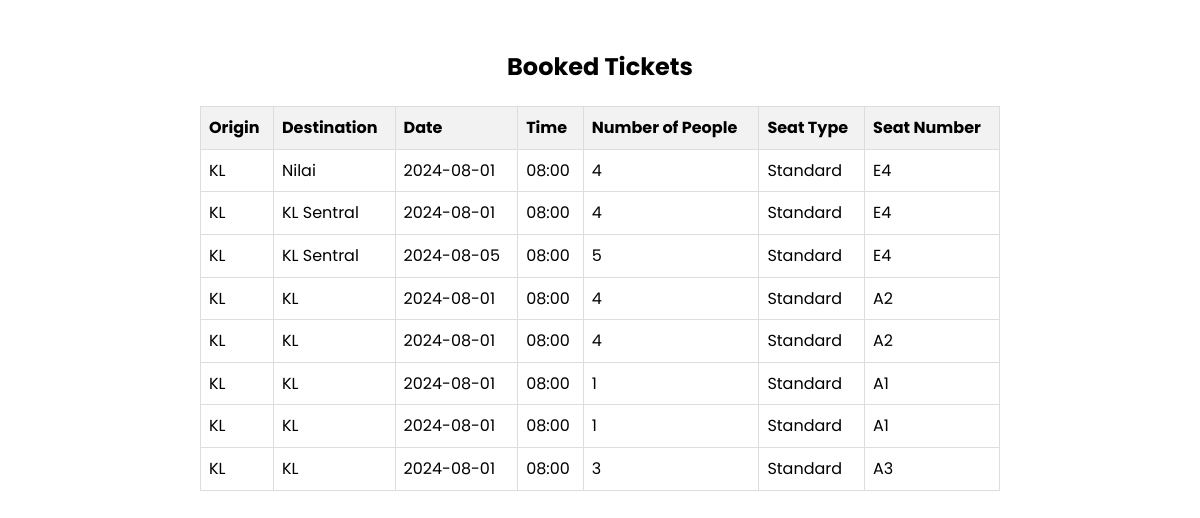
The page /ticket (signed in) on the database its author committed.
### tables this page shows
CREATE TABLE "bookings" (
	"id"	INTEGER,
	"origin"	TEXT NOT NULL,
	"destination"	TEXT NOT NULL,
	"date"	TEXT NOT NULL,
	"time"	TEXT NOT NULL,
	"num_people"	INTEGER NOT NULL,
	"seat_type"	TEXT NOT NULL,
	"seat_number"	TEXT NOT NULL,
	"created_at"	TIMESTAMP DEFAULT CURRENT_TIMESTAMP,
	PRIMARY KEY("id" AUTOINCREMENT)
);

### RailwayGo/auth.py (the view)
@auth.route('/ticket')
@login_required
def ticket():
    db = get_db_connection()
    cur = db.execute('SELECT * FROM bookings')
    bookings = cur.fetchall()
    db.close()
    return render_template('ticket_ktm.html', bookings=bookings)

### RailwayGo/auth.py (called while the page is built)
def login_required(f):
    @wraps(f)
    def decorated_function(*args, **kwargs):
        if 'user_id' not in session:
            flash('Please log in to access this page.', 'error')
            return redirect(url_for('auth.login'))
        return f(*args, **kwargs)
    return decorated_function

def get_db_connection():
    conn = sqlite3.connect('database.db')
    conn.row_factory = sqlite3.Row
    return conn

### RailwayGo/templates/ticket_ktm.html (shortened to what this page needs)
<!DOCTYPE html>
<html lang="en">
<head>
</head>
<body>
<div class="container">
    <h2>Booked Tickets</h2>
    <table>
        <thead>
            <tr>
                <th>Origin</th>
                <th>Destination</th>
                <th>Date</th>
                <th>Time</th>
                <th>Number of People</th>
                <th>Seat Type</th>
                <th>Seat Number</th>
            </tr>
        </thead>
        <tbody>
            {% for booking in bookings %}
            <tr>
                <td>{{ booking['origin'] }}</td>
                <td>{{ booking['destination'] }}</td>
                <td>{{ booking['date'] }}</td>
                <td>{{ booking['time'] }}</td>
                <td>{{ booking['num_people'] }}</td>
                <td>{{ booking['seat_type'] }}</td>
                <td>{{ booking['seat_number'] }}</td>
            </tr>
            {% endfor %}
        </tbody>
    </table>
</div>
</body>
</html>

### RailwayGo/templates/ticket_ktm.html (style rules this page uses)
body { font-family: 'Poppins', sans-serif; line-height: 1.6; padding: 20px; }
table { width: 100%; border-collapse: collapse; margin-top: 20px; }
th, td { border: 1px solid #ddd; padding: 8px; text-align: left; }
th { background-color: #f2f2f2; }
.container { max-width: 800px; margin: 0 auto; }
h2 { text-align: center; }

### rows shown on the page
bookings: origin "KL", destination "Nilai", date "2024-08-01", time "08:00", num_people "4", seat_type "Standard", seat_number "E4"
bookings: origin "KL", destination "KL Sentral", date "2024-08-01", time "08:00", num_people "4", seat_type "Standard", seat_number "E4"
bookings: origin "KL", destination "KL Sentral", date "2024-08-05", time "08:00", num_people "5", seat_type "Standard", seat_number "E4"
bookings: origin "KL", destination "KL", date "2024-08-01", time "08:00", num_people "4", seat_type "Standard", seat_number "A2"
bookings: origin "KL", destination "KL", date "2024-08-01", time "08:00", num_people "4", seat_type "Standard", seat_number "A2"
bookings: origin "KL", destination "KL", date "2024-08-01", time "08:00", num_people "1", seat_type "Standard", seat_number "A1"
bookings: origin "KL", destination "KL", date "2024-08-01", time "08:00", num_people "1", seat_type "Standard", seat_number "A1"
bookings: origin "KL", destination "KL", date "2024-08-01", time "08:00", num_people "3", seat_type "Standard", seat_number "A3"
